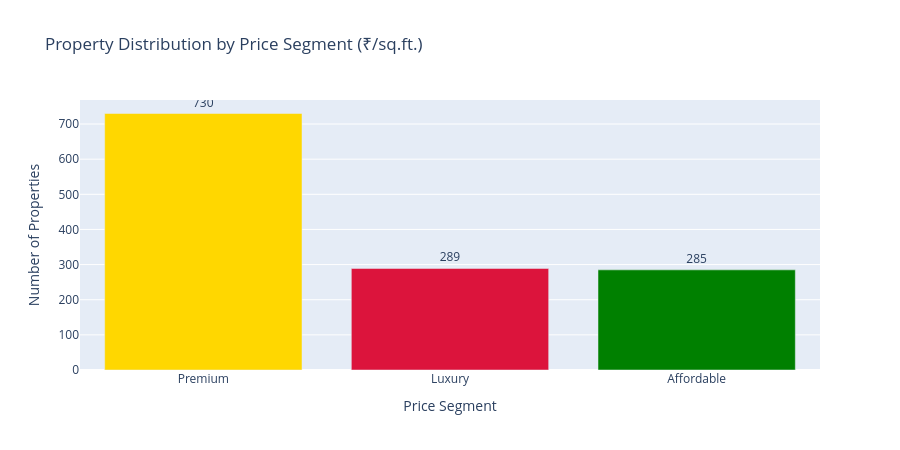

The notebook cell this image was saved under:
### Code cell
# Ensure price per sqft is computed (in Rupees)
df['price_inr'] = df['Price'] * 100000
df['price_per_sqft'] = df['price_inr'] / df['Area']

# Define segmentation thresholds (adjust based on your market)
def segment(pps):
    if pps < 4000:
        return 'Affordable'
    elif pps < 7000:
        return 'Premium'
    else:
        return 'Luxury'

df['segment'] = df['price_per_sqft'].apply(segment)

# Count properties in each segment
segment_counts = df['segment'].value_counts().reset_index()
segment_counts.columns = ['Segment', 'Count']

# Bar chart
fig = px.bar(
    segment_counts,
    x='Segment',
    y='Count',
    color='Segment',
    color_discrete_map={'Affordable': 'green', 'Premium': 'gold', 'Luxury': 'crimson'},
    title='Property Distribution by Price Segment (₹/sq.ft.)',
    text='Count'
)
fig.update_traces(textposition='outside')
fig.update_layout(
    xaxis_title='Price Segment',
    yaxis_title='Number of Properties',
    showlegend=False,
    height=450
)
fig.show()

# Optional: Show percentages
total = len(df)
print("Market Segmentation:")
for seg in ['Affordable', 'Premium', 'Luxury']:
    cnt = segment_counts[segment_counts['Segment'] == seg]['Count'].values[0]
    pct = cnt/total*100
    print(f"  {seg}: {cnt} properties ({pct:.1f}%)")

### Figure 1 — Plotly figure (JSON) as saved in the notebook; plotly's stock layout.template omitted (floating-point values rounded to 4 significant figures)
{"data": [{"hovertemplate": "Segment=%{x}<br>Count=%{text}<extra></extra>", "legendgroup": "Premium", "marker": {"color": "gold", "pattern": {"shape": ""}}, "name": "Premium", "orientation": "v", "showlegend": true, "text": [730.0], "textposition": "outside", "type": "bar", "x": ["Premium"], "xaxis": "x", "y": [730], "yaxis": "y"}, {"hovertemplate": "Segment=%{x}<br>Count=%{text}<extra></extra>", "legendgroup": "Luxury", "marker": {"color": "crimson", "pattern": {"shape": ""}}, "name": "Luxury", "orientation": "v", "showlegend": true, "text": [289.0], "textposition": "outside", "type": "bar", "x": ["Luxury"], "xaxis": "x", "y": [289], "yaxis": "y"}, {"hovertemplate": "Segment=%{x}<br>Count=%{text}<extra></extra>", "legendgroup": "Affordable", "marker": {"color": "green", "pattern": {"shape": ""}}, "name": "Affordable", "orientation": "v", "showlegend": true, "text": [285.0], "textposition": "outside", "type": "bar", "x": ["Affordable"], "xaxis": "x", "y": [285], "yaxis": "y"}], "layout": {"barmode": "relative", "height": 450, "legend": {"title": {"text": "Segment"}, "tracegroupgap": 0}, "showlegend": false, "title": {"text": "Property Distribution by Price Segment (₹/sq.ft.)"}, "xaxis": {"anchor": "y", "categoryarray": ["Premium", "Luxury", "Affordable"], "categoryorder": "array", "domain": [0, 1], "title": {"text": "Price Segment"}}, "yaxis": {"anchor": "x", "domain": [0, 1], "title": {"text": "Number of Properties"}}}}
